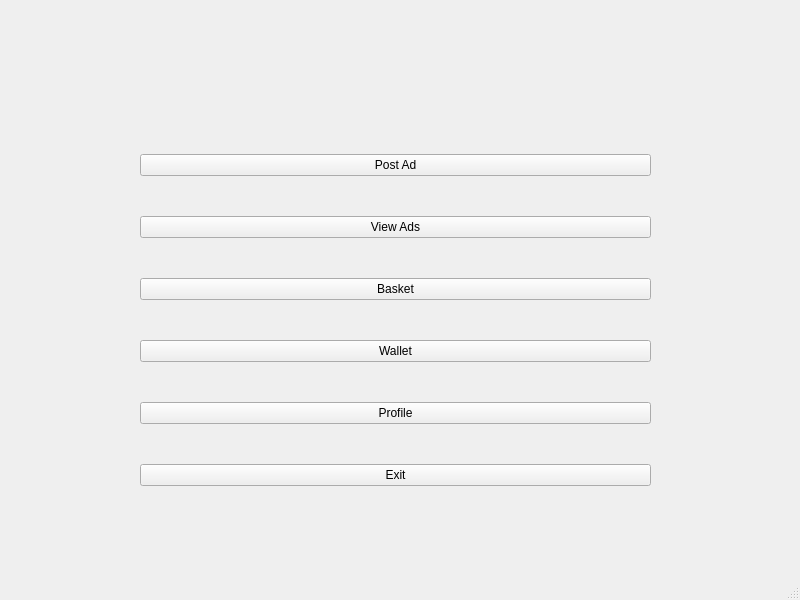
<?xml version="1.0" encoding="UTF-8"?>
<ui version="4.0">
 <class>HomeWindow</class>
 <widget class="QMainWindow" name="HomeWindow">
  <property name="geometry">
   <rect>
    <x>0</x>
    <y>0</y>
    <width>800</width>
    <height>600</height>
   </rect>
  </property>
  <property name="windowTitle">
   <string>MainWindow</string>
  </property>
  <widget class="QWidget" name="centralwidget">
   <widget class="QWidget" name="verticalLayoutWidget">
    <property name="geometry">
     <rect>
      <x>140</x>
      <y>120</y>
      <width>511</width>
      <height>401</height>
     </rect>
    </property>
    <layout class="QVBoxLayout" name="verticalLayout">
     <item>
      <widget class="QPushButton" name="postButton_2">
       <property name="text">
        <string>Post Ad</string>
       </property>
      </widget>
     </item>
     <item>
      <widget class="QPushButton" name="viewButton">
       <property name="text">
        <string>View Ads</string>
       </property>
      </widget>
     </item>
     <item>
      <widget class="QPushButton" name="basketButton_3">
       <property name="text">
        <string>Basket</string>
       </property>
      </widget>
     </item>
     <item>
      <widget class="QPushButton" name="walletButton_4">
       <property name="text">
        <string>Wallet</string>
       </property>
      </widget>
     </item>
     <item>
      <widget class="QPushButton" name="profileButton_5">
       <property name="text">
        <string>Profile</string>
       </property>
      </widget>
     </item>
     <item>
      <widget class="QPushButton" name="exitButton_6">
       <property name="text">
        <string>Exit</string>
       </property>
      </widget>
     </item>
    </layout>
   </widget>
  </widget>
  <widget class="QMenuBar" name="menubar">
   <property name="geometry">
    <rect>
     <x>0</x>
     <y>0</y>
     <width>800</width>
     <height>25</height>
    </rect>
   </property>
  </widget>
  <widget class="QStatusBar" name="statusbar"/>
 </widget>
 <resources/>
 <connections/>
</ui>
